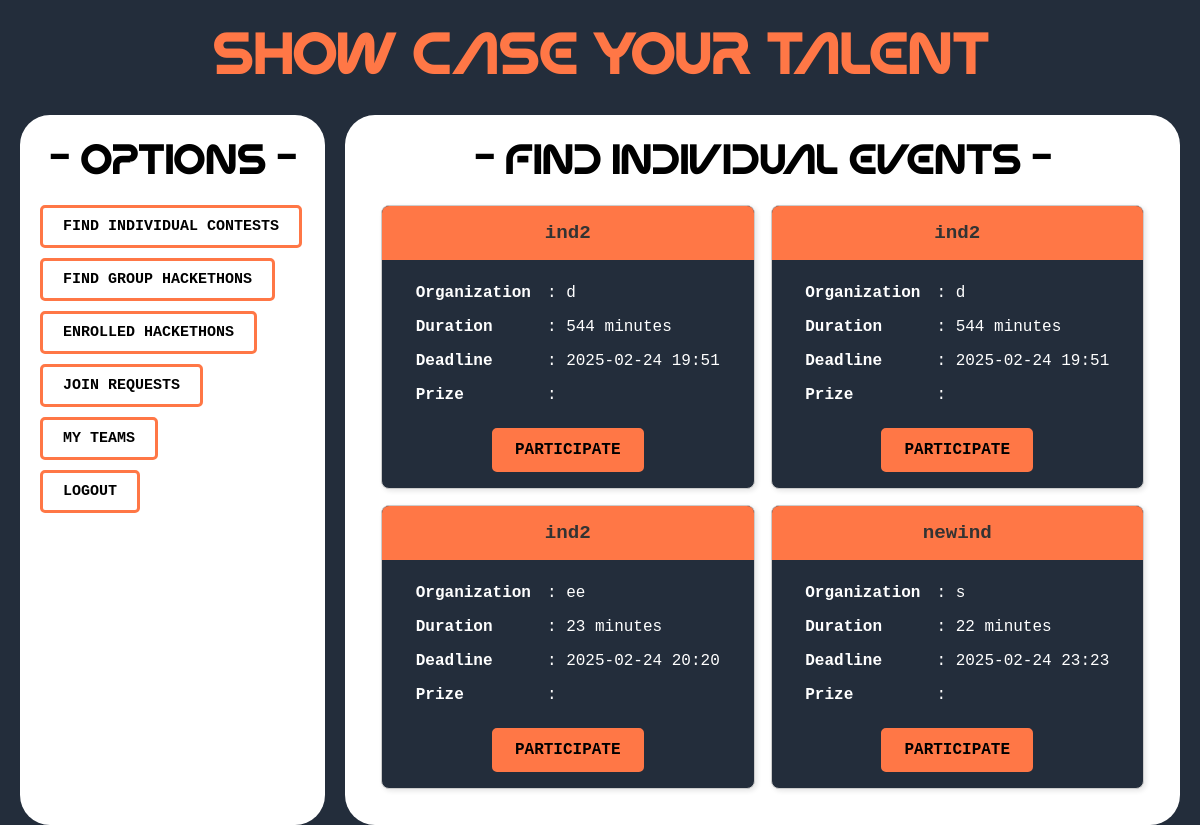
/competitor/find_individual_events/, run on an earlier commit of the app's database.
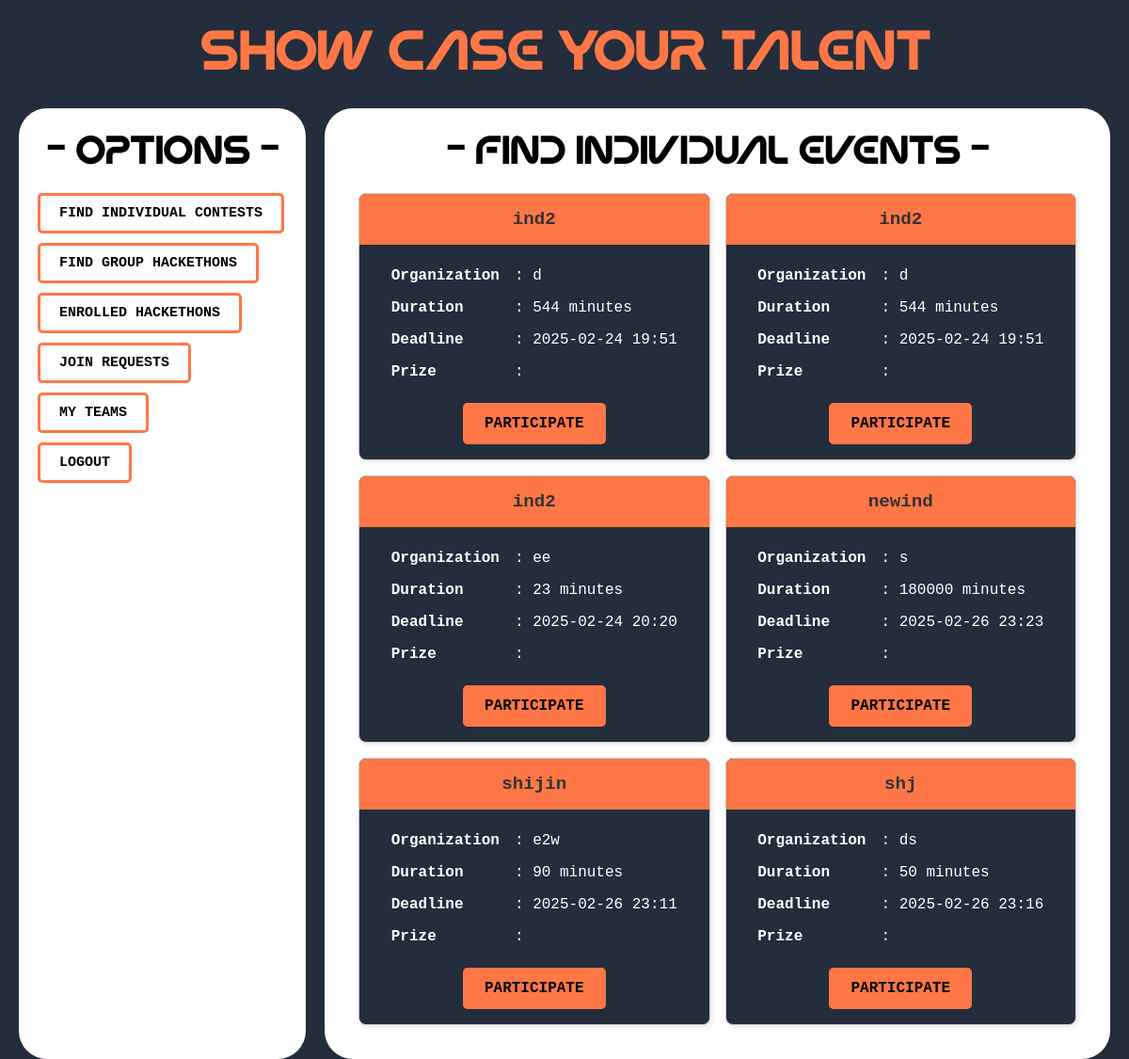
And on a later commit of the database.
### host/models.py (models this page shows, shortened)
class IndividualEvent(models.Model):
    hackathon_name = models.CharField(max_length=200)
    organization = models.CharField(max_length=200)
    start_datetime = models.DateTimeField(auto_now_add=True)
    last_submission_datetime = models.DateTimeField()
    time_duration = models.IntegerField(help_text="Duration in minutes")
    price = models.DecimalField(max_digits=10, decimal_places=2,null=True, blank=True)
    problems = models.ManyToManyField('Problem', related_name="individual_events")
    created_by = models.ForeignKey(settings.AUTH_USER_MODEL, on_delete=models.CASCADE, related_name="individual_events")

### competitor/views.py (the view)
# urls.py: path('find_individual_events/',views.find_individual_events,name='find_individual_events'),
def find_individual_events(request):
    individual_events = IndividualEvent.objects.all()
    return render(request,'competitor/find_individual_events.html',{"individual_events":individual_events})

### templates/competitor/find_individual_events.html (shortened to what this page needs)
{% extends "competitor/competitor_dashboard.html" %}
{% block right_div %}
<h1 style="text-align: center; color: black;">- Find Individual Events -</h1>
{% if individual_events %}
    <div class="cards-container" style="display: grid; grid-template-columns: repeat(2, 1fr); gap: 16px;">
        {% for event in individual_events %}
            <div class="card">
                <div class="hackathon_name">
                    {{ event.hackathon_name }}
                </div>
                <div style="padding: 16px; text-align: center;">
                    <table style="margin: 0 auto; text-align: left; border-collapse: collapse; color: white;">
                        <tr>
                            <td style="padding: 8px;"><strong>Organization</strong></td>
                            <td style="padding: 8px;">: {{ event.organization }}</td>
                        </tr>
                        <tr>
                            <td style="padding: 8px;"><strong>Duration</strong></td>
                            <td style="padding: 8px;">: {{ event.time_duration }} minutes</td>
                        </tr>
                        <tr>
                            <td style="padding: 8px;"><strong>Deadline</strong></td>
                            <td style="padding: 8px;">: {{ event.last_submission_datetime|date:"Y-m-d H:i" }}</td>
                        </tr>
                        <tr>
                            <td style="padding: 8px;"><strong>Prize</strong></td>
                            <td style="padding: 8px;">: {{ event.prize }}</td>
                        </tr>
                    </table>
                    <div style="text-align: center; margin-top: 16px;">
                        <a href="{% url "competitor:ind_event_dashboard" event.id  %}" class="btn-like">
                            PARTICIPATE
                        </a>
                    </div>
                </div>
            </div>
        {% endfor %}
    </div>
{% else %}
    <p>No individual events found.</p>
{% endif %}
{% endblock right_div %}

### templates/competitor/competitor_dashboard.html (shortened to what this page needs)
{% load static %}
<!DOCTYPE html>
<html lang="en">
<head>
</head>
<body>
    <h1 class="heading">Show case your talent</h1>
    <div class="lower-section">
        <div class="menu">
            <h1 style="color:black;text-align: center;">- options -</h1>
            <ul>
                <li><a href="{% url "competitor:find_individual_events" %}" class="btn-link">FIND INDIVIDUAL CONTESTS</a></li>
                <li><a href="{% url 'competitor:find_group_events' %}" class="btn-link">FIND GROUP HACKETHONS</a></li>
                <li><a href="{% url 'competitor:enrolled_hackathons' %}" class="btn-link">ENROLLED HACKETHONS</a></li>
                <li><a href="{% url 'competitor:view_join_requests' %}" class="btn-link">JOIN REQUESTS</a></li>
                <li><a href="{% url "competitor:my_teams" %}" class="btn-link">MY TEAMS</a></li>
                <li><a href="{% url "competitor:logout" %}" class="btn-link">LOGOUT</a></li>
            </ul>
        </div>
        <div class="content">
        {% block right_div %}{% endblock right_div %}
        </div>
    </div>
</body>
</html>

What changed in the data, as far as the page shows it:
changed IndividualEvent "newind": time_duration "22" → "180000"; last_submission_datetime "2025-02-24 23:23" → "2025-02-26 23:23"
added IndividualEvent: hackathon_name "shijin", organization "e2w", time_duration "90", last_submission_datetime "2025-02-26 23:11"
added IndividualEvent: hackathon_name "shj", organization "ds", time_duration "50", last_submission_datetime "2025-02-26 23:16"
